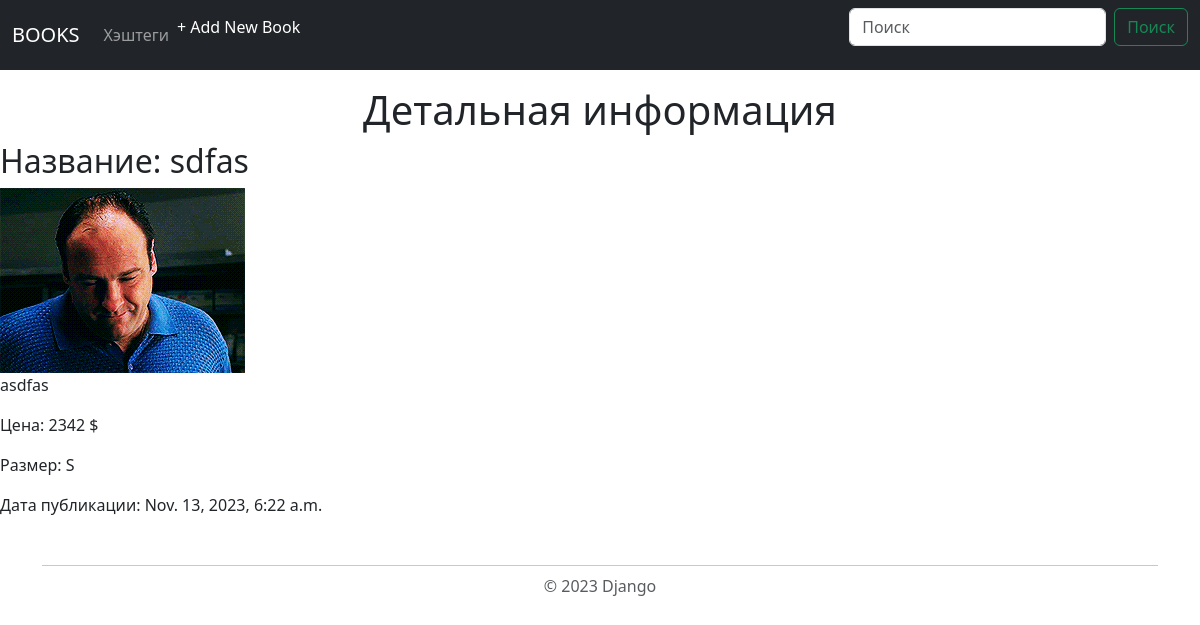
/cloth/cloth_detail/1/, run on the app's committed database.
### cloth/models.py (models this page shows, shortened)
class ProductCL(models.Model):
    TYPE = (
        ("MEN", "MEN"),
        ("WOMEN", "WOMEN"),
        ("KIDS", "KIDS"),
    )
    SIZES = (
        ("S", "S"),
        ("M", "M"),
        ("L", "L"),
        ("XL", "XL"),
        ("XXL", "XXL"),
        ("All sizes available", "All sizes available")
    )
    name = models.CharField(max_length=100)
    image = models.ImageField(upload_to="")
    description = models.TextField(blank=True)
    type = models.CharField(max_length=100, choices=TYPE, default=TYPE[0])
    size = models.CharField(max_length=25, choices=SIZES, default=SIZES[0])
    price = models.CharField(max_length=20)
    tag = models.ManyToManyField(TagCL, related_name="content_name")
    created_at = models.DateTimeField(auto_now_add=True)

### cloth/views.py (the view)
# urls.py: path('cloth/cloth_detail/<int:id>/', views.ClothDetailView.as_view(), name="cloth_detail"),
class ClothDetailView(DetailView):
    template_name = "cloth/cloth_detail.html"
    def get_object(self):
        cloth_id = self.kwargs.get("id")
        return get_object_or_404(ProductCL, id=cloth_id)

### templates/cloth/cloth_detail.html (shortened to what this page needs)
{% include 'header.html' %}
<html lang="en">
<head>
</head>
<body>
   <center><h1>Детальная информация</h1></center>
    <h2>Название: {{ object.name }}</h2>
    <div class="details">
        <div class="img_cloth_detail">
    <img  src="{{ object.image.url }}"  alt="{{ object.title }}">
        </div>
        <div class="details_desc">
            {{ object.description }}
             <p>Цена: {{object.price}} $</p>
                <p class="card-text">Размер: {{object.size}}</p>
    <p>Дата публикации:  {{ object.created_at }}</p>
        </div>
    </div>
</body>
</html>
{% include 'footer.html' %}

### data on the page
ProductCL: name "sdfas", image (picture), description "asdfas", price "2342", size "S", created_at "Nov. 13, 2023, 6:22 a.m."
